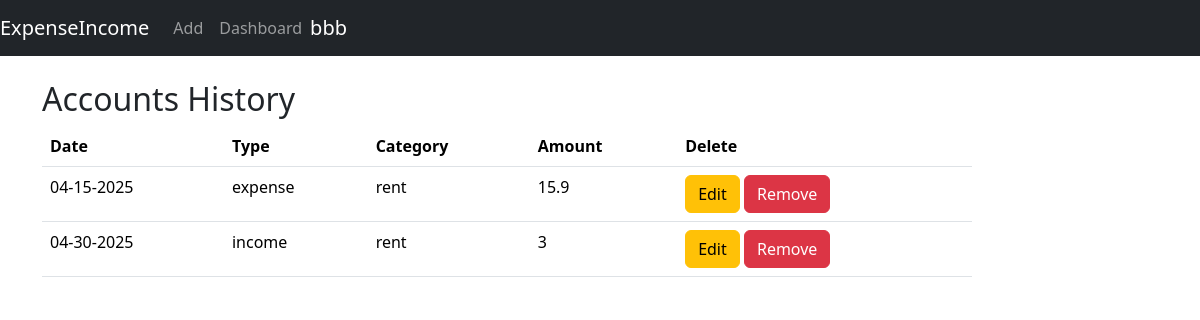
Page / (signed in) on the earlier database version.
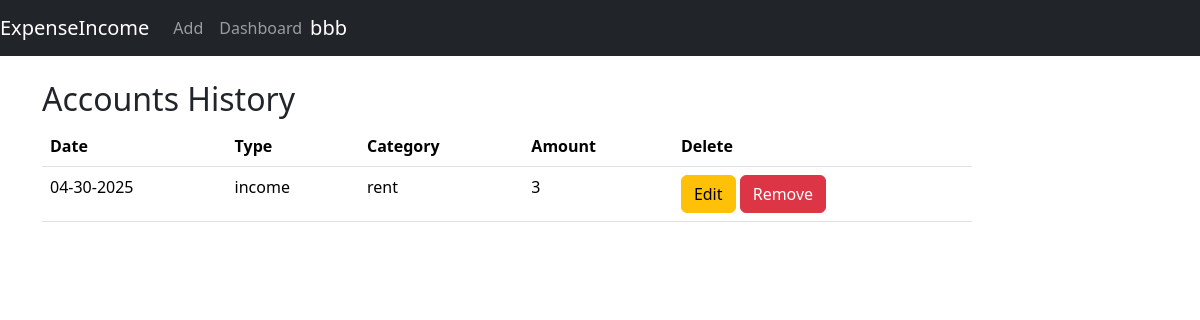
Same page on the later database version.
### data/users.py (models this page shows, shortened)
class User(SqlAlchemyBase, UserMixin):
    __tablename__ = 'users'
    id = sa.Column(sa.Integer, primary_key=True, autoincrement=True)
    surname = sa.Column(sa.String, nullable=True)
    name = sa.Column(sa.String, nullable=True)
    age = sa.Column(sa.Integer, nullable=True)
    email = sa.Column(sa.String, index=True, unique=True, nullable=True)
    hashed_password = sa.Column(sa.String, nullable=True)
    modified_date = sa.Column(sa.DateTime, default=datetime.datetime.now)

### data/accounts.py (models this page shows, shortened)
class Accounts(SqlAlchemyBase):
    __tablename__ = 'accounts'
    id = sa.Column(sa.Integer, primary_key=True, autoincrement=True)
    user = sa.Column(sa.Integer, sa.ForeignKey("users.id"))
    type = sa.Column(sa.String, default='income')
    category = sa.Column(sa.String, default='salary')
    date = sa.Column(sa.Date)
    amount = sa.Column(sa.Numeric, default=0)

### main.py (the view)
@app.route('/')
def index():
    db_sess = db_session.create_session()
    accounts = db_sess.query(Accounts).filter(Accounts.user == current_user.id).order_by(Accounts.date.asc()).all()
    return render_template('index.html', title='Expenses', accounts=accounts)

### data/__db_session.py (called while the page is built)
def create_session() -> Session:
    return __factory()

### main.py (called while the page is built)
@login_manager.user_loader
def load_user(user_id: id) -> User | None:
    return db_session.create_session().get(User, user_id)

### templates/index.html (shortened to what this page needs)
{% extends "base.html" %}
{% block content %}
     <div class="col-sm-10 ml-auto mr-auto ">
        <H2>Accounts History</H2>
        <table class="table">
            <thead class="thead-dark">
                <tr>
                    <th scope="col">Date</th>
                    <th scope="col">Type</th>
                    <th scope="col">Category</th>
                    <th scope="col">Amount</th>
                    <th scope="col">Delete</th>
                </tr>
            </thead>
            <tbody>
                {% for entry in accounts %}
                        <tr>
                            <td>{{entry.date.strftime("%m-%d-%Y")}}</td>
                            <td>{{entry.type}}</td>
                            <td>{{ entry.category }}</td>
                            <td>{{ (entry.amount|round(2)|string).rstrip('.0') }}</td>
                            <td>
                                <div>
                                    <a href="/accounts/{{ entry.id }}" class="btn btn-warning">
                                        Edit
                                    </a>
                                    <a onclick="showDeleteModal({{ entry.id }})" class="btn btn-danger">
                                        Remove
                                    </a>
                                </div>
                            </td>
                        </tr>
                {% endfor %}
        </tbody>
        </table>
    </div>
{% endblock %}

### templates/base.html (shortened to what this page needs)
<!doctype html>
<html lang="en">
<head>
    <link href="https://cdn.jsdelivr.net/npm/bootstrap@5.3.5/dist/css/bootstrap.min.css" rel="stylesheet">
    <link rel="stylesheet"
          href="{{ url_for('static', filename='css/style.css') }}">
</head>
<body>
<header>
    <div class="container-fluid">
        <div class="row">
            <div class="col-md-12 p-0">
                <header class="mb-4">
                    <nav class="navbar navbar-expand-lg navbar-dark bg-dark">
                        <a class="navbar-brand" href="{{ url_for('index') }}">ExpenseIncome</a>
                        <div class="collapse navbar-collapse" id="navbarNavAltMarkup">
                            <div class="navbar-nav ml-auto mr-3">
                                <a class="nav-item nav-link" href="{{ url_for('add_account') }}">Add</a>
                                <a class="nav-item nav-link" href="{{ url_for('index') }}">Dashboard</a>
                                {% if current_user.is_authenticated %}
                                    <a class="navbar-brand" href="/logout">{{ current_user.name }}</a>
                                {% else %}
                                    <p>
                                        <a class="btn btn-primary" href="/register">Sign up</a>
                                        <a class="btn btn-success" href="/login">Log in</a>
                                    </p>
                                {% endif %}
                            </div>
                        </div>
                    </nav>
                </header>
            </div>
</header>
<main role="main" class="container">
    {% block content %}{% endblock %}
</main>
</body>
</html>

Differences in the rows shown:
removed Accounts: date "04-15-2025", type "expense", category "rent", amount "15.9"
